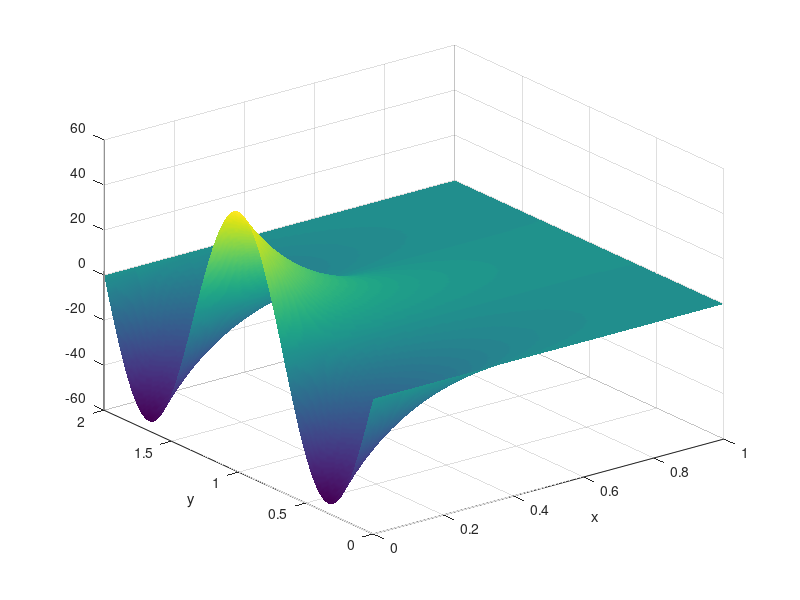

Reproduce this figure in MATLAB.
%% Definitions
clear
L = 1; % set the length of the domain
H = 2; % set the height of the domain
Nmodes = 100; % set the number of modes
Nspace = 200; % set the number of spatial points
x = linspace(0,L,Nspace); % define a grid in x space
y = linspace(0,H,Nspace); % define a grid in y space
[xx,yy]=meshgrid(x,y); % define a mesh grid
%% Set the mode amplitudes directly
A = zeros(Nmodes,1); % initialize mode amplitudes = 0
A(3) = 1; % set A_1 = 1
%% Compute mode amplitudes from initial conditions
%gee = @(Y) Y./Y; % constant value of 1
%gee = @(Y) exp(-(2*(Y-H/2)).^2); % Guassian pulse
%gee = @(Y) 0*Y + 1.*((5*H/12<Y)&(Y<7*H/12)); % Rectangular pulse
% fplot(@(Y) gee(Y),[0,H])
% for n = 1:Nmodes
%     A(n) = 2*integral(@(Y) gee(Y).*sin(n*pi*Y/H),0,H)/(H*sinh(n*pi*(-L)/H)); % define the An coefficient
% end
%% Compute the solution and visualize
u = zeros(Nspace,Nspace); % set the solution to zero
for n = 1:Nmodes % loop through the modes
    u = u + A(n).*sinh(n*pi*(xx-L)/H).*sin(n*pi*yy/H); % update the solution
end
surf(xx,yy,u), shading interp; % plot the solution as a surface
%pcolor(xx,yy,u), shading interp; % plot the solution as a pseudo-color contour plot
xlabel('x')
ylabel('y')